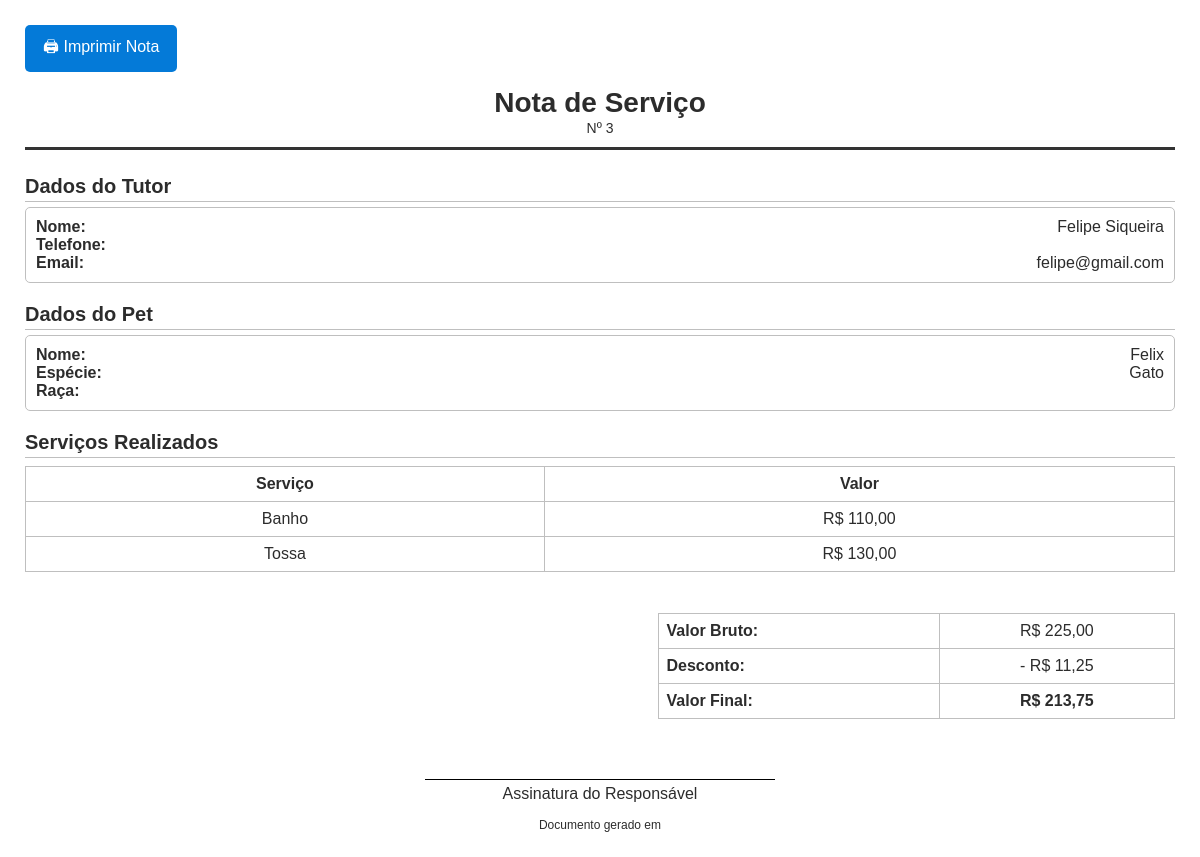
Page /nota/3/print/ (signed in) on the committed database.
### daycare/models.py (models this page shows, shortened)
class Note(models.Model):
    scheduling = models.OneToOneField(Scheduling, on_delete=models.CASCADE, verbose_name='Agendamento')
    note_number = models.AutoField(primary_key=True, verbose_name='Numero da Nota')
    issue_date = models.DateTimeField(auto_now_add=True, verbose_name='Data de Emissão')
    class Meta:
        verbose_name = 'Nota de Atendimento'
        verbose_name_plural = 'Notas'

class Scheduling(models.Model):
    tutor = models.ForeignKey(Tutor, on_delete=models.CASCADE, verbose_name='Nome do Tutor')
    pet = ChainedForeignKey(
        'Pet',
        chained_field="tutor",
        chained_model_field="tutor",
        verbose_name='Nome do Pet',
        show_all=False,
        auto_choose=True,
        sort=True,
        on_delete=models.CASCADE
)
    services = models.ManyToManyField(Service, verbose_name='Serviços')
    date_scheduling = models.DateField(verbose_name='Data do Agendamento')
    status = models.CharField(max_length=20, choices=[('Sim', 'Sim'), ('Não', 'Não')], verbose_name='Status de Pagamento')
    observations = models.TextField(blank=True, null=True, verbose_name='Observações')
    percentage_discount = models.DecimalField(max_digits=5, decimal_places=2, default=0, verbose_name='Desconto Percentual')
    gross_total_value = models.DecimalField(max_digits=10, decimal_places=2, default=0, verbose_name='Valor Bruto Total')
    total_value = models.DecimalField(max_digits=10, decimal_places=2, default=0, verbose_name='Valor Total')
    class Meta:
        verbose_name = 'Agendamento'
        verbose_name_plural = 'Agendamentos'

class Tutor(models.Model):
    ORIGEM_CHOICES = [
        ('internet', 'Internet'),
        ('amigo', 'Amigo'),
        ('indicacao_veterinario', 'Indicação de Veterinário'),
        ('redes_sociais', 'Redes Sociais'),
        ('panfleto', 'Panfleto / Outdoor'),
        ('passando_na_rua', 'Passando na Rua'),
        ('evento_pet', 'Evento Pet'),
        ('outro', 'Outro'),
    ]
    name = models.CharField(max_length=255, verbose_name='Nome')
    cpf = models.CharField(max_length=14, unique=True, verbose_name='CPF')
    phone_number = models.CharField(max_length=20, blank=True, null=True, verbose_name='Telefone')
    email = models.EmailField(blank=True, null=True, verbose_name='Email')
    address = models.TextField(blank=True, null=True, verbose_name='Endereço')
    state = models.ForeignKey(State, on_delete=models.SET_NULL, null=True, blank=True, verbose_name='Estado')
    city = ChainedForeignKey(
        City,
        chained_field="state",
        chained_model_field="state",
        verbose_name='Cidade',
        show_all=False,
        auto_choose=True,
        sort=True,
        null=True,
        blank=True,
        on_delete=models.SET_NULL,
    )
    know = models.CharField(max_length=50, choices=ORIGEM_CHOICES, blank=True, null=True, verbose_name='Como Conheceu')
    class Meta:
        verbose_name = "Tutor"
        verbose_name_plural = "Tutores"

class Pet(models.Model):
    ORIGEM_SEX = [
        ('macho', 'Macho'),
        ('femea', 'Fêmea'),
    ]
    name = models.CharField(max_length=100, verbose_name='Nome')
    species = models.CharField(max_length=100, verbose_name='Espécie')
    race = models.CharField(max_length=100, blank=True, null=True, verbose_name='Raça')
    age = models.CharField(max_length=50, blank=True, null=True, verbose_name='Idade')
    sex = models.CharField(max_length=20, choices=ORIGEM_SEX, blank=True, verbose_name='Sexo')
    weight = models.FloatField(blank=True, null=True, verbose_name='Peso')
    medical_observations = models.TextField(blank=True, null=True, verbose_name='Observações Médicas')
    photo = models.ImageField(upload_to='pets/', blank=True, null=True, verbose_name='Foto')
    tutor = models.ForeignKey(Tutor, on_delete=models.CASCADE, verbose_name='Nome do Tutor')
    class Meta:
        verbose_name = "Pet"
        verbose_name_plural = "Pets"

class Service(models.Model):
    name = models.CharField(max_length=255, verbose_name='Nome')
    description = models.TextField(blank=True, null=True, verbose_name='Descrição')
    price = models.DecimalField(max_digits=10, decimal_places=2, verbose_name='Preço')
    class Meta:
        verbose_name = 'Serviço'
        verbose_name_plural = 'Serviços'

### daycare/views.py (the view)
# urls.py: path('nota/<int:pk>/print/', note_print_view, name='note_print'),
@login_required(login_url='login')
def note_print_view(request, pk):
    note = get_object_or_404(Note, pk=pk)
    discount_amount = note.scheduling.gross_total_value - note.scheduling.total_value
    return render(request, 'note_print.html', {'note': note, 'discount_amount': discount_amount})

### daycare/templates/note_print.html (shortened to what this page needs)
<!DOCTYPE html>
<html lang="pt-br">
<head>
</head>
<body>
<a class="btn-print" href="#" onclick="window.print()">🖨 Imprimir Nota</a>
<div class="header">
    <h2>Nota de Serviço</h2>
    <small>Nº {{ note.note_number }}</small>
</div>
<div class="section">
    <h3>Dados do Tutor</h3>
    <div class="box">
        <div class="line"><b>Nome:</b> {{ note.scheduling.tutor.name }}</div>
        <div class="line"><b>Telefone:</b> {{ note.scheduling.tutor.phone }}</div>
        <div class="line"><b>Email:</b> {{ note.scheduling.tutor.email }}</div>
    </div>
</div>
<div class="section">
    <h3>Dados do Pet</h3>
    <div class="box">
        <div class="line"><b>Nome:</b> {{ note.scheduling.pet.name }}</div>
        <div class="line"><b>Espécie:</b> {{ note.scheduling.pet.species }}</div>
        <div class="line"><b>Raça:</b> {{ note.scheduling.pet.breed }}</div>
    </div>
</div>
<div class="section">
    <h3>Serviços Realizados</h3>
    <table>
        <thead>
        <tr>
            <th>Serviço</th>
            <th>Valor</th>
        </tr>
        </thead>
        <tbody>
        {% for service in note.scheduling.services.all %}
        <tr>
            <td>{{ service.name }}</td>
            <td>R$ {{ service.price|floatformat:2 }}</td>
        </tr>
        {% endfor %}
        </tbody>
    </table>
</div>
<div class="totals">
    <table>
        <tr>
            <th style="text-align: left;">Valor Bruto:</th>
            <td>R$ {{ note.scheduling.gross_total_value|floatformat:2 }}</td>
        </tr>
        <tr>
            <th style="text-align: left;">Desconto:</th>
            <td>- R$ {{ discount_amount|floatformat:2 }}</td>
        </tr>
        <tr>
            <th style="text-align: left;">Valor Final:</th>
            <td><b>R$ {{ note.scheduling.total_value|floatformat:2 }}</b></td>
        </tr>
    </table>
</div>
<div class="signature">
    <div>Assinatura do Responsável</div>
</div>
<p style="text-align: center; margin-top: 15px; font-size: 12px;">
    Documento gerado em {{ note.created_at|date:"d/m/Y H:i" }}
</p>
</body>
</html>

### daycare/templates/note_print.html (style rules this page uses)
body { font-family: Arial, Helvetica, sans-serif; margin: 25px; color: #2c2c2c; }
.header { text-align: center; border-bottom: 3px solid #333; padding-bottom: 10px; margin-bottom: 25px; }
.header h2 { margin: 0; font-size: 28px; }
.header small { font-size: 14px; }
.section { margin-bottom: 18px; }
.section h3 { margin-bottom: 5px; font-size: 20px; border-bottom: 1px solid #bfbfbf; padding-bottom: 3px; }
.box { border: 1px solid #bfbfbf; padding: 10px; border-radius: 5px; }
.line { display: flex; justify-content: space-between; }
table { width: 100%; border-collapse: collapse; margin-top: 8px; }
table th, table td { border: 1px solid #bfbfbf; padding: 8px; text-align: center; }
.totals { margin-top: 15px; float: right; width: 45%; }
.totals table { font-size: 16px; }
.signature { margin-top: 60px; text-align: center; }
.signature div { border-top: 1px solid #000; width: 350px; margin: auto; padding-top: 5px; }
.btn-print { display: inline-block; background: #047ad8; color: #fff; padding: 10px 18px; border-radius: 5px; text-decoration: none; margin-bottom: 15px; }

### rows in the picture
Note: note_number "3", scheduling.tutor.name "Felipe Siqueira", scheduling.tutor.email "felipe@gmail.com", scheduling.pet.name "Felix", scheduling.pet.species "Gato", scheduling.gross_total_value "225,00", scheduling.total_value "213,75"
Service: name "Banho", price "110,00"
Service: name "Tossa", price "130,00"

### other values in the picture
{{ discount_amount|floatformat:2 }} "11,25"
